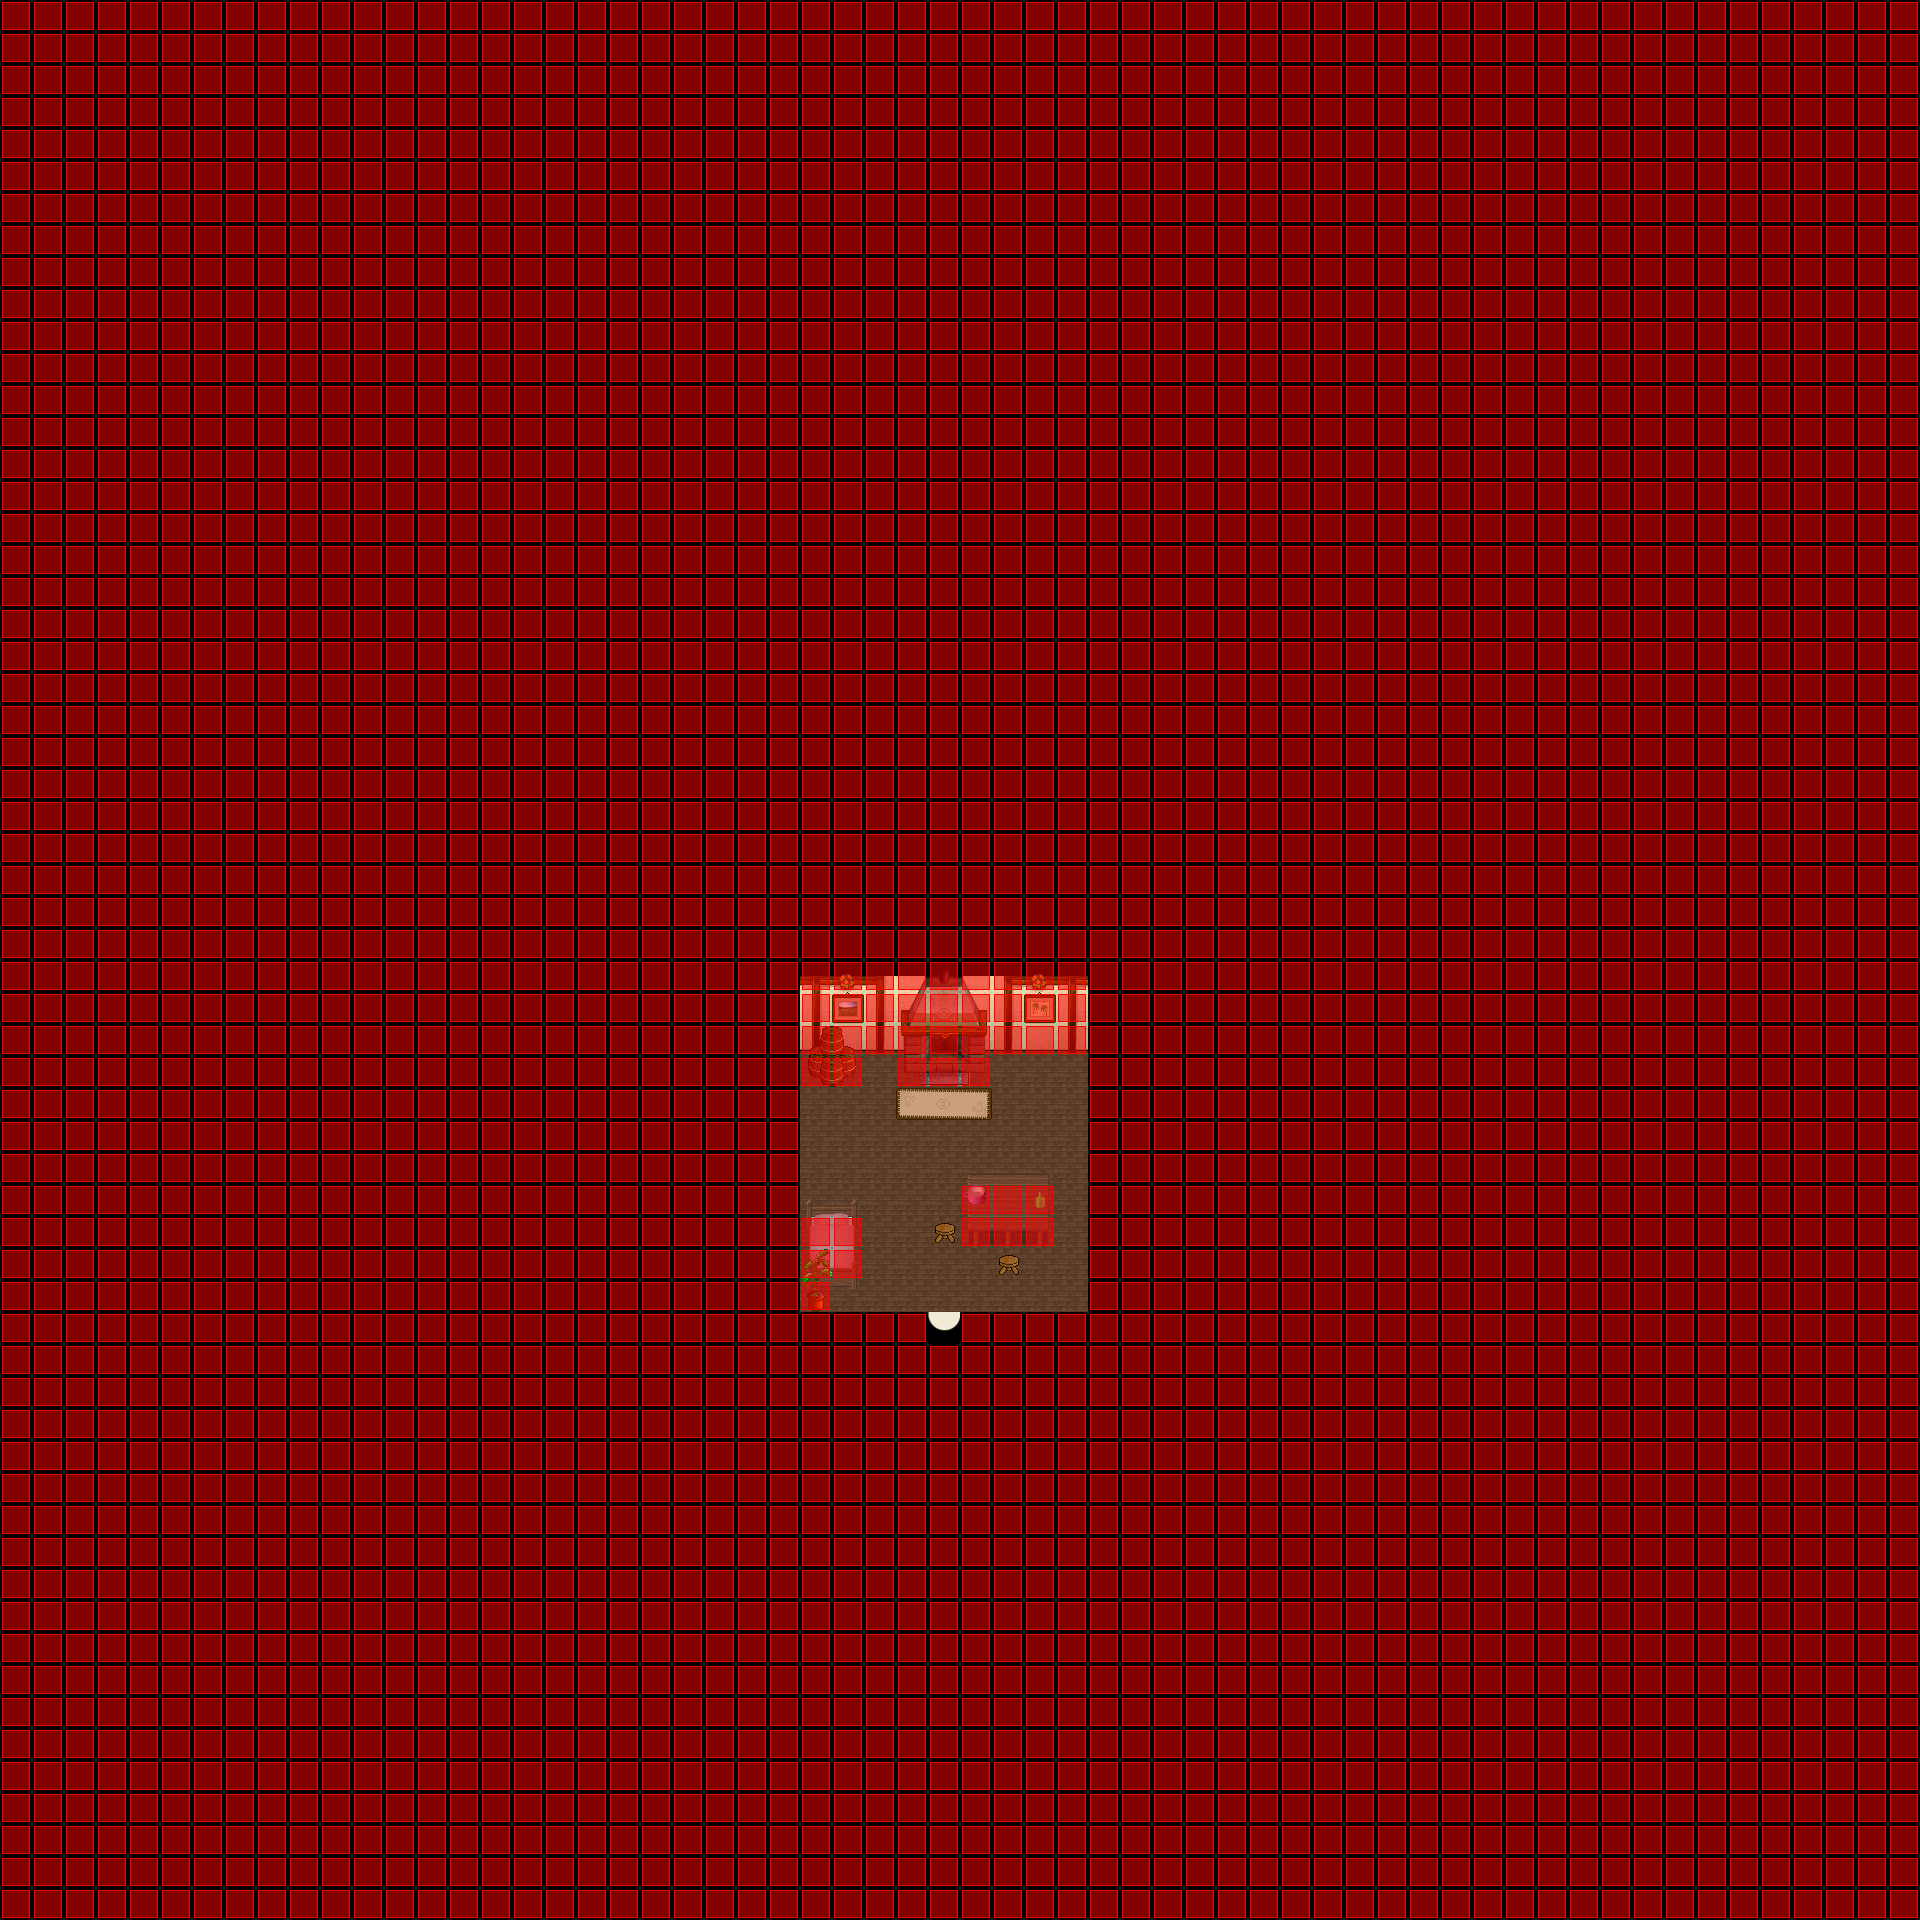

The image is a tile-based game level rendered from a .tmx file. Its description and source (layers, tilesets, objects; grid data summarised) follow:
An orthogonal 60x60 tile map with 32x32 px tiles, 6 tile layers (Ground, Ground, Ground, Fringe, ...), 6 tilesets and 2 objects (SCRIPT, WARP).

<map version="1.0" orientation="orthogonal" width="60" height="60" tilewidth="32" tileheight="32">
 <properties>
  <property name="music" value="faith.ogg" />
 </properties>
 <tileset firstgid="1" name="indoor3_32_32" tilewidth="32" tileheight="32">
  <image source="../graphics/tiles/indoor3_32_32.png" width="1024" height="1024" />
 </tileset>
 <tileset firstgid="1025" name="indoor2_32_32" tilewidth="32" tileheight="32">
  <image source="../graphics/tiles/indoor2_32_32.png" width="1024" height="1024" />
 </tileset>
 <tileset firstgid="2049" name="collision1_32_32" tilewidth="32" tileheight="32">
  <image source="../graphics/tiles/collision1_32_32.png" width="1024" height="1024" />
 </tileset>
 <tileset firstgid="3073" name="desert1_32_32" tilewidth="32" tileheight="32">
  <image source="../graphics/tiles/desert1_32_32.png" width="1024" height="1024" />
 </tileset>
 <tileset firstgid="4097" name="indoor2_32_64" tilewidth="32" tileheight="64">
  <image source="../graphics/tiles/indoor2_32_64.png" width="1024" height="1024" />
 </tileset>
 <tileset firstgid="4609" name="indoor2_32_96" tilewidth="32" tileheight="96">
  <image source="../graphics/tiles/indoor2_32_96.png" width="1024" height="960" />
 </tileset>
 <layer name="Ground" width="60" height="60">
  <data>[3600 cells, 3600 non-empty, 3 distinct tile ids]</data>
 </layer>
 <layer name="Ground" width="60" height="60">
  <data>[3600 cells, 47 non-empty, 37 distinct tile ids]</data>
 </layer>
 <layer name="Ground" width="60" height="60">
  <data>[3600 cells, 2 non-empty, 2 distinct tile ids]</data>
 </layer>
 <layer name="Fringe" width="60" height="60">
  <data>[3600 cells, 3 non-empty, 3 distinct tile ids]</data>
 </layer>
 <layer name="Over" width="60" height="60">
  <data>[3600 cells, 5 non-empty, 5 distinct tile ids]</data>
 </layer>
 <layer name="Collision" width="60" height="60">
  <data>[3600 cells, 3543 non-empty, 1 distinct tile ids]</data>
 </layer>
 <objectgroup name="Object" width="60" height="60">
  <object name="External Map Events" type="SCRIPT" x="0" y="0">
   <properties>
    <property name="FILENAME" value="scripts/maps/iw-lauria-flat02-o00-o00-o00.lua" />
   </properties>
  </object>
  <object name="Warp to ow-p2-p4" type="WARP" x="928" y="1312" width="32" height="32">
   <properties>
    <property name="DEST_MAP" value="ow-p0002-p0004-o0000" />
    <property name="DEST_X" value="2320" />
    <property name="DEST_Y" value="3776" />
   </properties>
  </object>
 </objectgroup>
</map>
